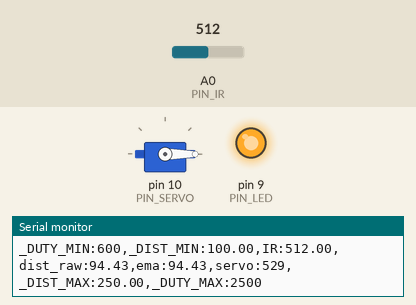
The sketch below on a simulated Arduino Uno, built with avr-gcc and run on an emulated ATmega328P. Parts: servo, output pins drawn as LEDs (lit = HIGH), the last lines printed to the serial monitor. The test bench sets the inputs (shaded band); at power-on: A0 (PIN_IR) = 512.

Above: at 1.2 s.
1.3 s: A0 (PIN_IR) set to 479
At 2.7 s:
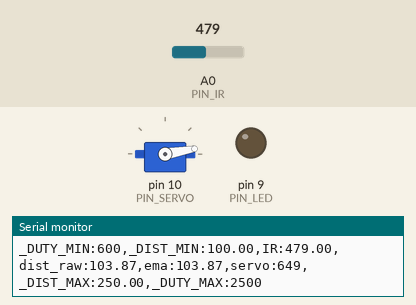
3.0 s: A0 (PIN_IR) set to 306
At 4.4 s:
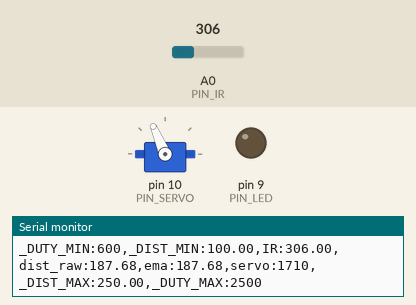
4.9 s: A0 (PIN_IR) set to 240
At 5.5 s:
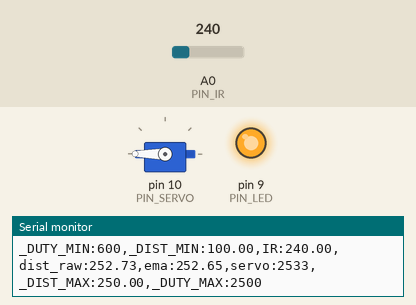
6.5 s: A0 (PIN_IR) set to 243
At 7.7 s:
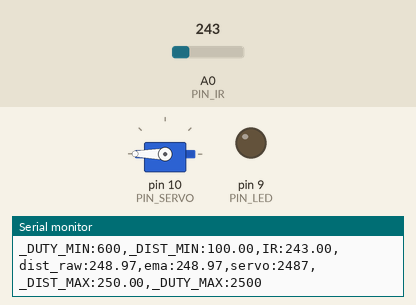
8.0 s: A0 (PIN_IR) set to 260
At 9.6 s:
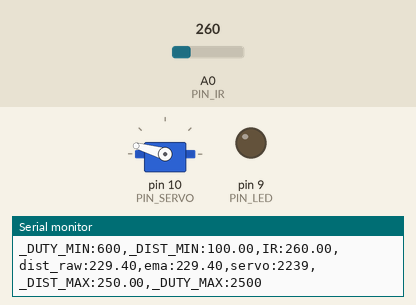
9.9 s: A0 (PIN_IR) set to 122
At 10.3 s:
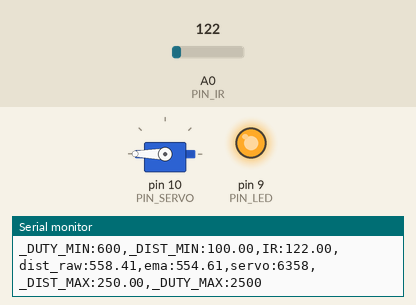
Timing chart, 0 to 12.4 s (numbered marks = the images above; inputs shaded):
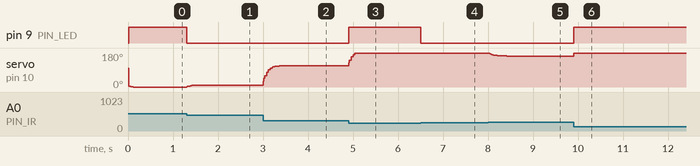

The sketch:

17_example_3.ino
```cpp
#include <Servo.h>

// Arduino pin assignment
#define PIN_IR    0         // IR sensor at Pin A0
#define PIN_LED   9
#define PIN_SERVO 10

#define _DUTY_MIN 600
#define _DUTY_NEU 3100 / 2
#define _DUTY_MAX 2500

#define _DIST_MIN  100.0   // minimum distance 100mm
#define _DIST_MAX  250.0   // maximum distance 250mm

#define EMA_ALPHA 0.2      // for EMA Filter

#define LOOP_INTERVAL 20   // Loop Interval (unit: msec)

Servo myservo;
unsigned long last_loop_time;   // unit: msec

float dist_prev = _DIST_MIN;
float dist_ema = _DIST_MIN;

void setup()
{
  pinMode(PIN_LED, OUTPUT);

  myservo.attach(PIN_SERVO);
  myservo.writeMicroseconds(_DUTY_NEU);

  Serial.begin(1000000);
}

void loop()
{
  unsigned long time_curr = millis();
  int duty;
  float a_value, dist_raw;

  // wait until next event time
  if (time_curr < (last_loop_time + LOOP_INTERVAL))
    return;
  last_loop_time += LOOP_INTERVAL;

  a_value = analogRead(PIN_IR);
  dist_raw = ((6762.0 / (a_value - 9.0)) - 4.0) * 10.0;

  if (dist_raw < _DIST_MIN || dist_raw > _DIST_MAX) {
    digitalWrite(PIN_LED, HIGH);
  } else {
    digitalWrite(PIN_LED, LOW);
  }

  dist_ema = EMA_ALPHA * dist_raw + (1 - EMA_ALPHA) * dist_ema;

  duty = _DUTY_MIN + (dist_ema - _DIST_MIN) * (_DUTY_MAX - _DUTY_MIN) / (_DIST_MAX - _DIST_MIN);

  myservo.writeMicroseconds(duty);

  Serial.print("_DUTY_MIN:");  Serial.print(_DUTY_MIN);
  Serial.print(",_DIST_MIN:"); Serial.print(_DIST_MIN);
  Serial.print(",IR:");        Serial.print(a_value);
  Serial.print(",dist_raw:");  Serial.print(dist_raw);
  Serial.print(",ema:");       Serial.print(dist_ema);
  Serial.print(",servo:");     Serial.print(duty);
  Serial.print(",_DIST_MAX:"); Serial.print(_DIST_MAX);
  Serial.print(",_DUTY_MAX:"); Serial.println(_DUTY_MAX);
  Serial.println("");
}
```

Measured:
- the behaviour switches between 493 and 492 on A0 (PIN_IR) (found by bisection; images 0 and 1)
- the behaviour switches between 242 and 243 on A0 (PIN_IR) (found by bisection; images 3 and 4)
- after the input at 1.3 s, pin 9 (PIN_LED): HIGH → LOW at once; servo on pin 10 (PIN_SERVO): 0° → 9° at once, → 10° 0.24 s later
- after the input at 3.0 s, servo on pin 10 (PIN_SERVO): moves from 10° to 113° over 0.44 s, starting at once
- after the input at 4.9 s, pin 9 (PIN_LED): LOW → HIGH at once; servo on pin 10 (PIN_SERVO): 113° → 180° at once
- after the input at 6.5 s, pin 9 (PIN_LED): HIGH → LOW at once
- after the input at 8.0 s, servo on pin 10 (PIN_SERVO): 180° → 166° at once, → 165° 0.22 s later, → 164° 0.16 s later
- after the input at 9.9 s, pin 9 (PIN_LED): LOW → HIGH at once; servo on pin 10 (PIN_SERVO): 164° → 180° at once
